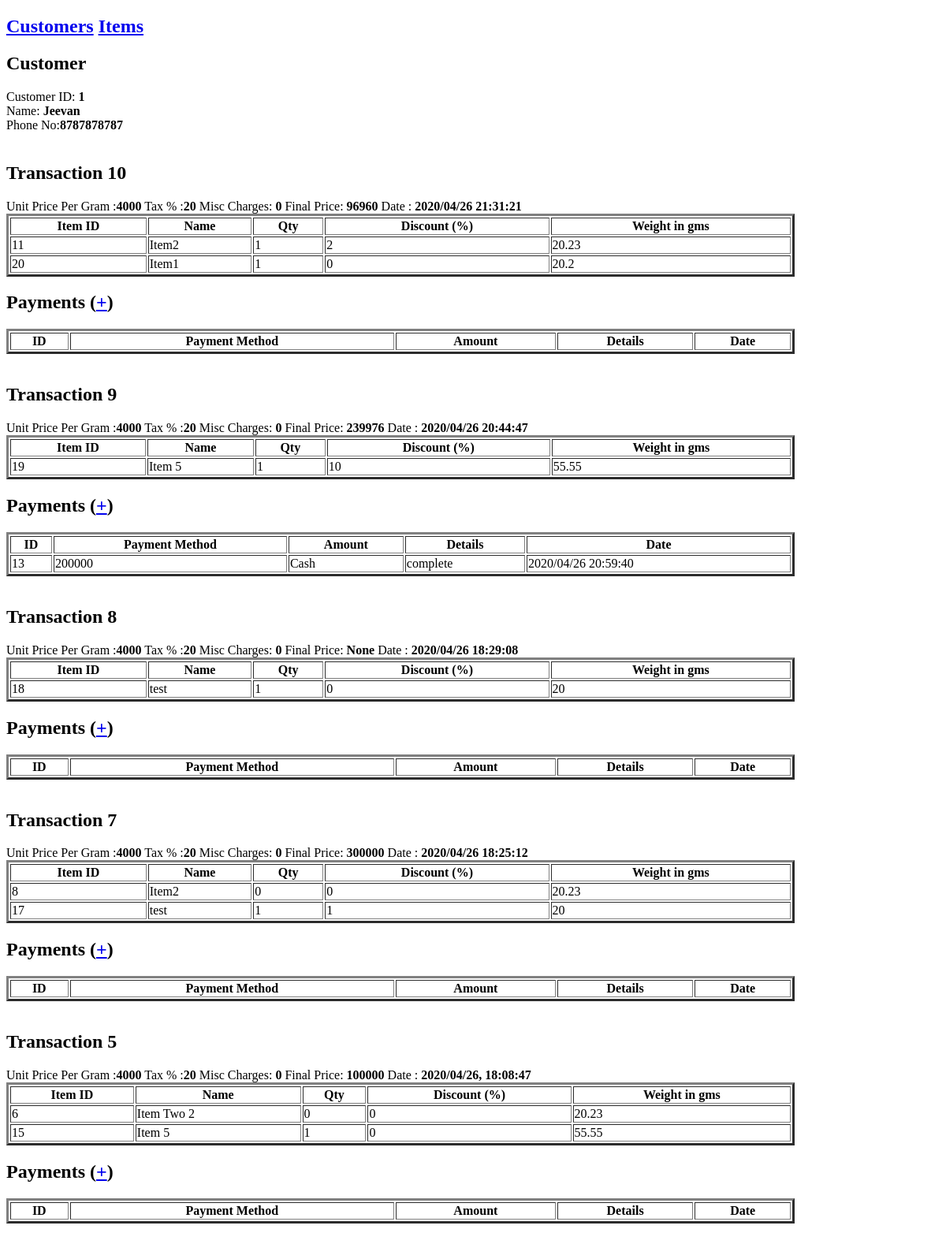
The page /showtransactions/1/ on the database as committed earlier.
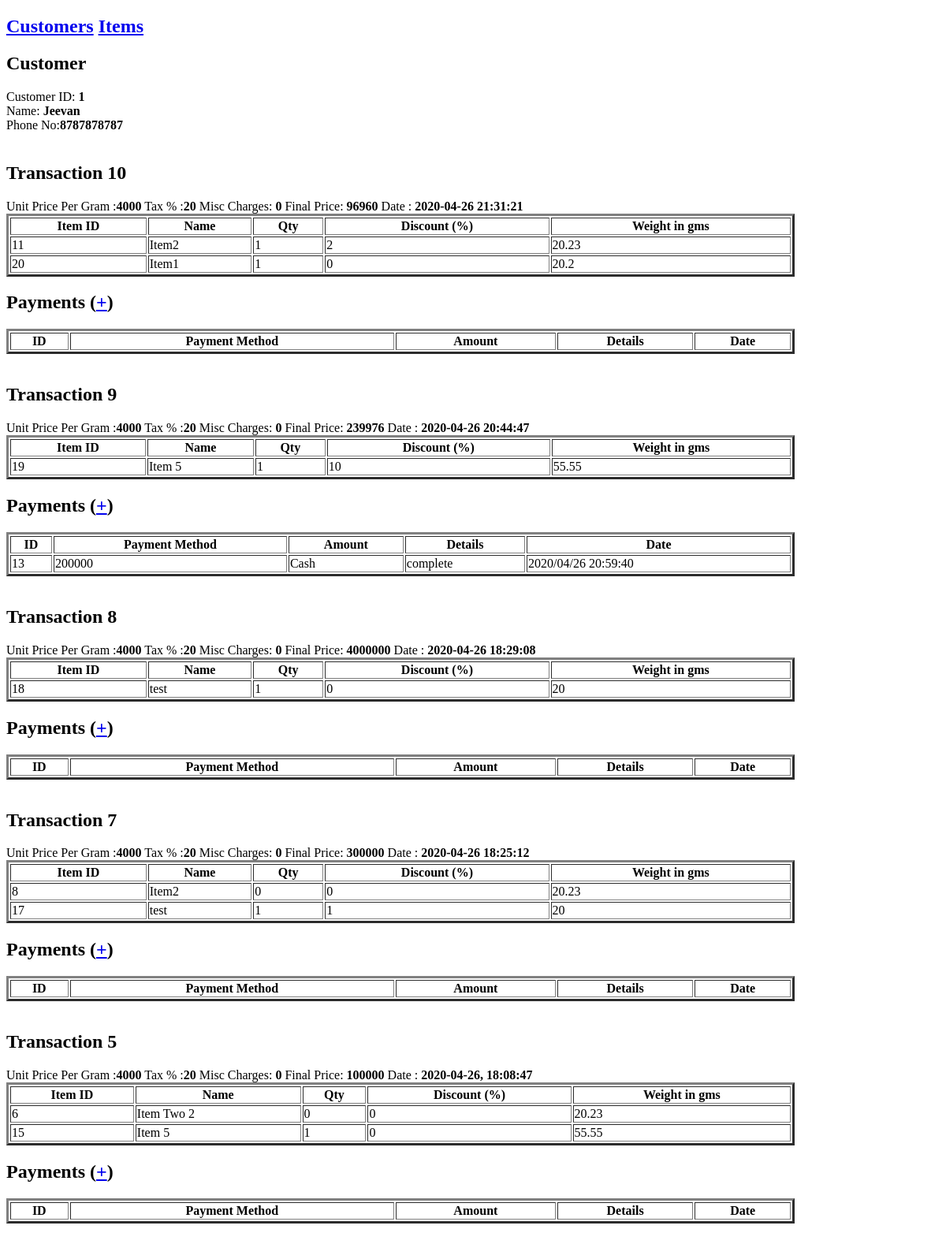
The same page on the database as committed later.
### tables this page shows
CREATE TABLE "trans" (
	"id"	INTEGER NOT NULL PRIMARY KEY AUTOINCREMENT,
	"customer_id"	INTEGER NOT NULL,
	"unit_price"	NUMERIC NOT NULL DEFAULT 0.00,
	"tax"	NUMERIC NOT NULL DEFAULT 10,
	"misc"	NUMERIC NOT NULL,
	"create_date"	TEXT NOT NULL,
	"final_price"	NUMERIC
);

### api.py (the view)
@app.route('/showtransactions/<id>/')
def show_transactions(id):
    c = customer.get(id)
    transactions = trans.get_transactions_for_customer(id)
    return render_template("transaction.html",customer=c,transactions=transactions)

### customer.py (called while the page is built)
    def get(self,id):
        sql = "select * from customer where id = ?"
        result = self.connection.cursor().execute(sql,(id,))
        rows = result.fetchall()
        return rows

### transaction.py (called while the page is built)
    def get_items_for_transaction(self,ids):
        sql = "select * from transaction_items a, item b where a.tx_id = ? \
             and a.item_id = b.id order by tx_id desc"
        result = self.connection.cursor().execute(sql,[ids])
        rows = result.fetchall()
        return rows

    def payments(self, bill_id):
        sql = "select id,payment_type,amount,payment_details,payment_date from payment where tx_id = ? order by id desc"
        result = self.connection.cursor().execute(sql,(bill_id,))
        rows = result.fetchall()
        return rows

### templates/transaction.html (shortened to what this page needs)
<!DOCTYPE html>
<html>
<head>
</head>
<body>
    <h2><a href='/customers/'>Customers</a> <a href='/items/'>Items</a></h2>
        <h2>Customer</h2>
        Customer ID: <strong>{{customer[0][0]}}</strong><br>
        Name: <strong>{{customer[0][1]}}</strong><br>
        Phone No:<strong>{{customer[0][2]}}</strong><br><br>
        {% for trans in transactions['transactions'] %}
        <h2>Transaction {{trans['id']}}</h2>
        Unit Price Per Gram :<strong>{{trans['unit_price']}}</strong>   Tax % :<Strong>{{trans['tax']}}</Strong>    Misc Charges:<Strong> {{trans['misc']}}</Strong>    Final Price:<Strong> {{trans['final_price']}}</Strong>  Date :<Strong> {{trans['created_date']}}</Strong><br>
        <table id="data_table" style="width:1000px" border="3">
            <th>Item ID</th>
            <th>Name</th>
            <th>Qty</th>
            <th>Discount (%)</th>
            <th>Weight in gms</th>
            {% for c in trans['items'] %}
            <tr>
                <td>{{c['id']}}</td>
                <td>{{c['item_name']}}</td>
                <td>{{c['qty']}}</td>
                <td>{{c['discount']}}</td>
                <td>{{c['weight']}}</td>
            </tr>
            {% endfor %}
        </table>
        <h2>Payments (<a href='/newpayment/{{trans['id']}}/{{customer[0][0]}}/'>+</a>)</h2>
        <table id="data_table" style="width:1000px" border="3">
            <th>ID</th>
            <th>Payment Method</th>
            <th>Amount</th>
            <th>Details</th>
            <th>Date</th>
            {% for c in trans['payments'] %}
            <tr>
                <td>{{c['id']}}</td>
                <td>{{c['payment_method']}}</td>
                <td>{{c['amount']}}</td>
                <td>{{c['payment_details']}}</td>
                <td>{{c['payment_date']}}</td>
            </tr>
            {% endfor %}
        </table><br>
        {% endfor %}
</body>
</html>

Rows that differ between the two databases and show on the page:
changed trans id 10: created_date "2020/04/26 21:31:21" → "2020-04-26 21:31:21"
changed trans id 9: created_date "2020/04/26 20:44:47" → "2020-04-26 20:44:47"
changed trans id 8: final_price "None" → "4000000"; created_date "2020/04/26 18:29:08" → "2020-04-26 18:29:08"
changed trans id 7: created_date "2020/04/26 18:25:12" → "2020-04-26 18:25:12"
changed trans id 5: created_date "2020/04/26, 18:08:47" → "2020-04-26, 18:08:47"
